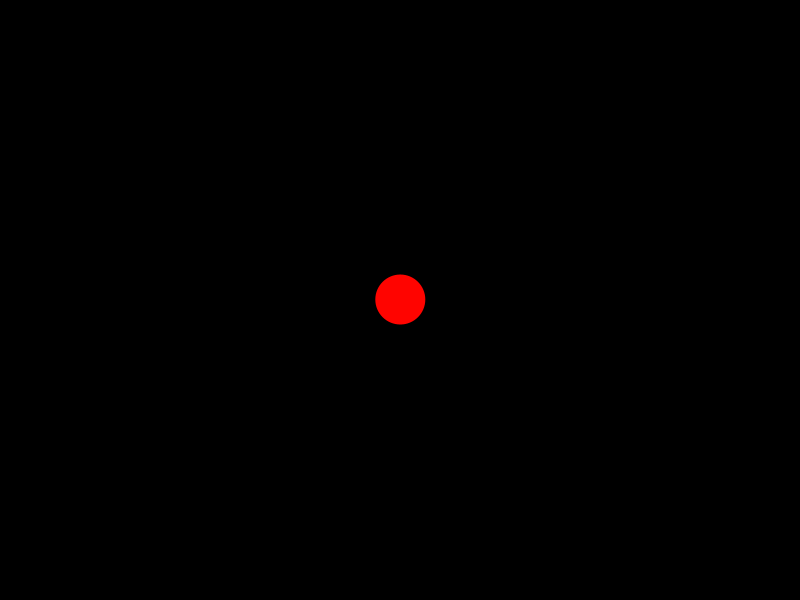
Frame 1 (no input)
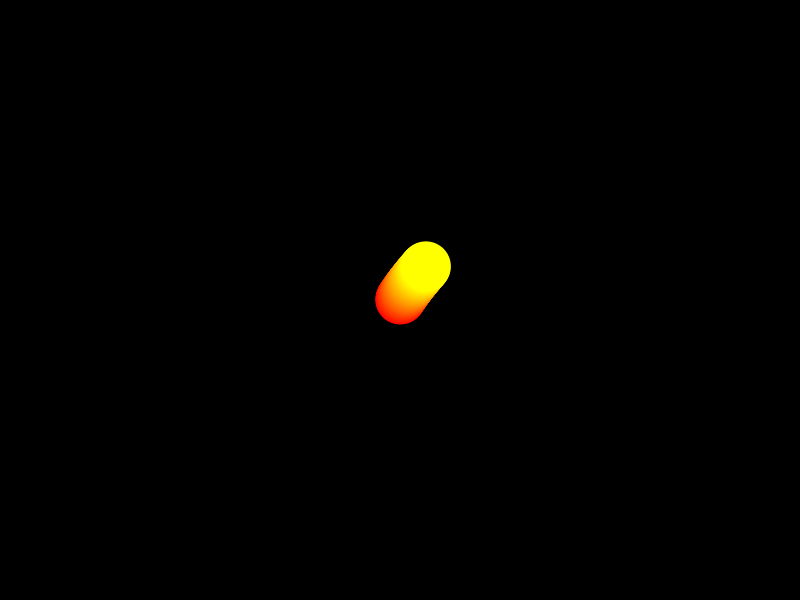
Frame 60 (the mouse pressed at the canvas centre just before this capture)
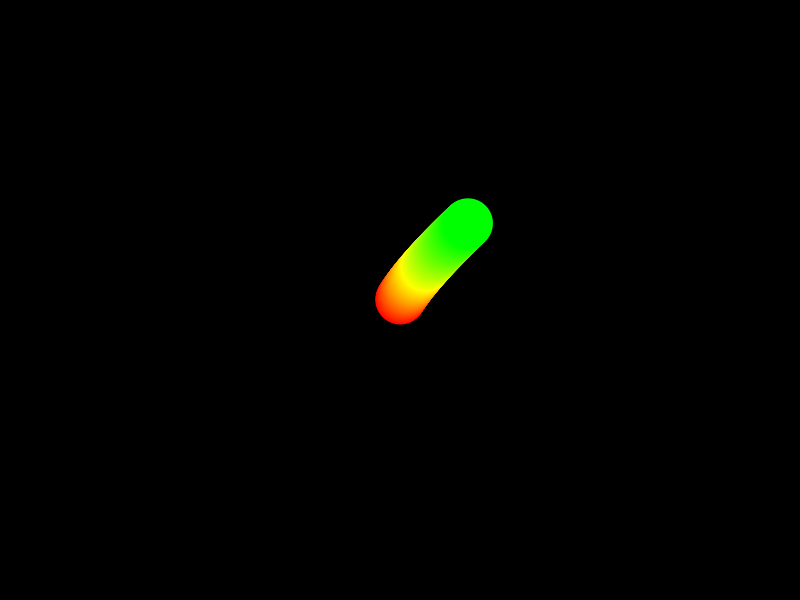
Frame 120 (the mouse held since frame 60 and released just before this capture)

The Processing sketch that drew these frames (run headless with seeded random() and noise(); from frame 60 on, the mouse is pressed at the canvas centre):

// Processing sketch: wanderer_11_17_14
// ── wanderer_11_17_14.pde
float locx,locy;
float velx,vely;
float accx,accy;
float sz;
void setup(){
 size(800,600); 
 locx=width/2;
locy=height/2;
velx=random(-1,1);
vely=random(-1,1);
accx=random(-.005,.005);
accy=random(-.005,.005);
sz=50;
noStroke();
colorMode(HSB,360,100,100,100);
  background(0);
}
void draw(){

 velx+=accx;
vely+=accy;
locx+=velx;
locy+=vely;
fill(frameCount%360, 100,100);
ellipse(locx,locy,sz,sz);

if(locx-sz/2> width){
  locx=-sz/2;
}
if(locx+sz/2<0){
  locx= width+sz/2;
}
if(locy-sz/2>height){
  locy=-sz/2;
}
if(locy+sz/2<0){
  locy=height+sz/2;
}
}
